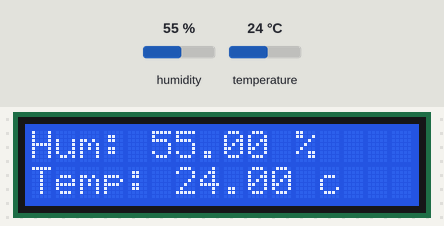
A sketch run on a simulated ESP8266 (NodeMCU). On the bench: 16×2 character LCD. The inputs (shaded band) are chosen by the test bench; at power-on: humidity 55 %, temperature 24 °C. What the sketch prints to the serial monitor is not drawn.

Above: at 1.2 s.
1.3 s: humidity set to 22 %
At 3.3 s:
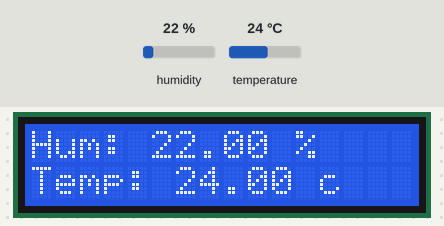
4.0 s: temperature set to 12 °C
At 5.3 s:
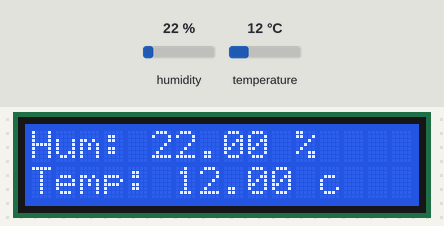
6.7 s: humidity set to 40 %
At 9.3 s:
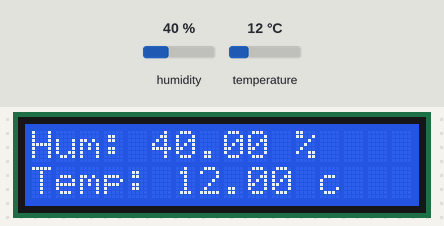
9.8 s: temperature set to 19 °C
At 11.3 s:
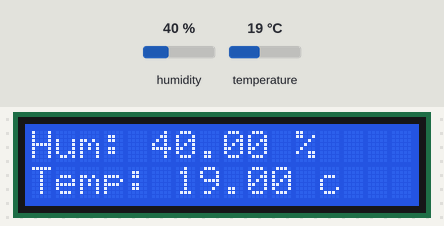
Timing chart, 0 to 12.8 s (numbered marks = the images above; inputs shaded):
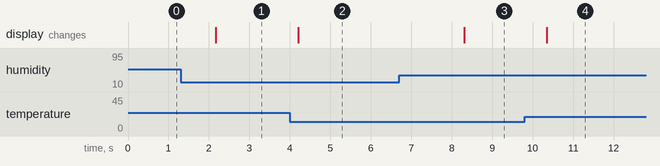

The sketch:

WS2_64108657.ino
```cpp
#include <Adafruit_Sensor.h>
#include <DHT.h>
#include <Wire.h>
#include <LiquidCrystal_I2C.h>

// การกำหนดค่าเซ็นเซอร์ DHT
float temperature;
float humidity;
DHT dht(D4, DHT11);

// การกำหนดค่าหน้าจอ LCD
LiquidCrystal_I2C lcd(0x27, 16, 2);

void setup() {
  // การเริ่มต้นการทำงานของ Serial
  Serial.begin(9600);

  // การเริ่มต้นการทำงานของเซ็นเซอร์ DHT
  dht.begin();

  // การเริ่มต้นการทำงานของหน้าจอ LCD
  lcd.begin();
  lcd.backlight();
  lcd.setCursor(0,0);
  lcd.print("Hum:       %");
  lcd.setCursor(0,1);
  lcd.print("Temp:       c");
}

void loop() {
  // การอ่านค่าจากเซ็นเซอร์ DHT
  humidity = dht.readHumidity();
  temperature = dht.readTemperature();

  // ตรวจสอบค่า NaN และป้องกันค่าที่ไม่ถูกต้อง
  if (isnan(humidity) || isnan(temperature)) {
    Serial.println("Failed to read from DHT sensor!");
    return;
  }

  // การแสดงผลลัพธ์บน Serial Monitor
  Serial.printf("Hum: %.2f%%\n", humidity);
  Serial.printf("Temp: %.2f°C\n", temperature);

  // การแสดงผลลัพธ์บนหน้าจอ LCD
  lcd.setCursor(5, 0);
  lcd.print(humidity, 2); // แสดงผล 2 ทศนิยม
  lcd.setCursor(6, 1);
  lcd.print(temperature, 2);  // แสดงผล 2 ทศนิยม

  delay(1000); // หน่วงเวลาความเร็ว
}
```

Measured:
- after the input at 1.3 s, the display: changes after 0.87 s (image 1)
- after the input at 4.0 s, the display: changes after 0.21 s (image 2)
- after the input at 6.7 s, the display: changes after 1.6 s (image 3)
- after the input at 9.8 s, the display: changes after 0.55 s (image 4)
